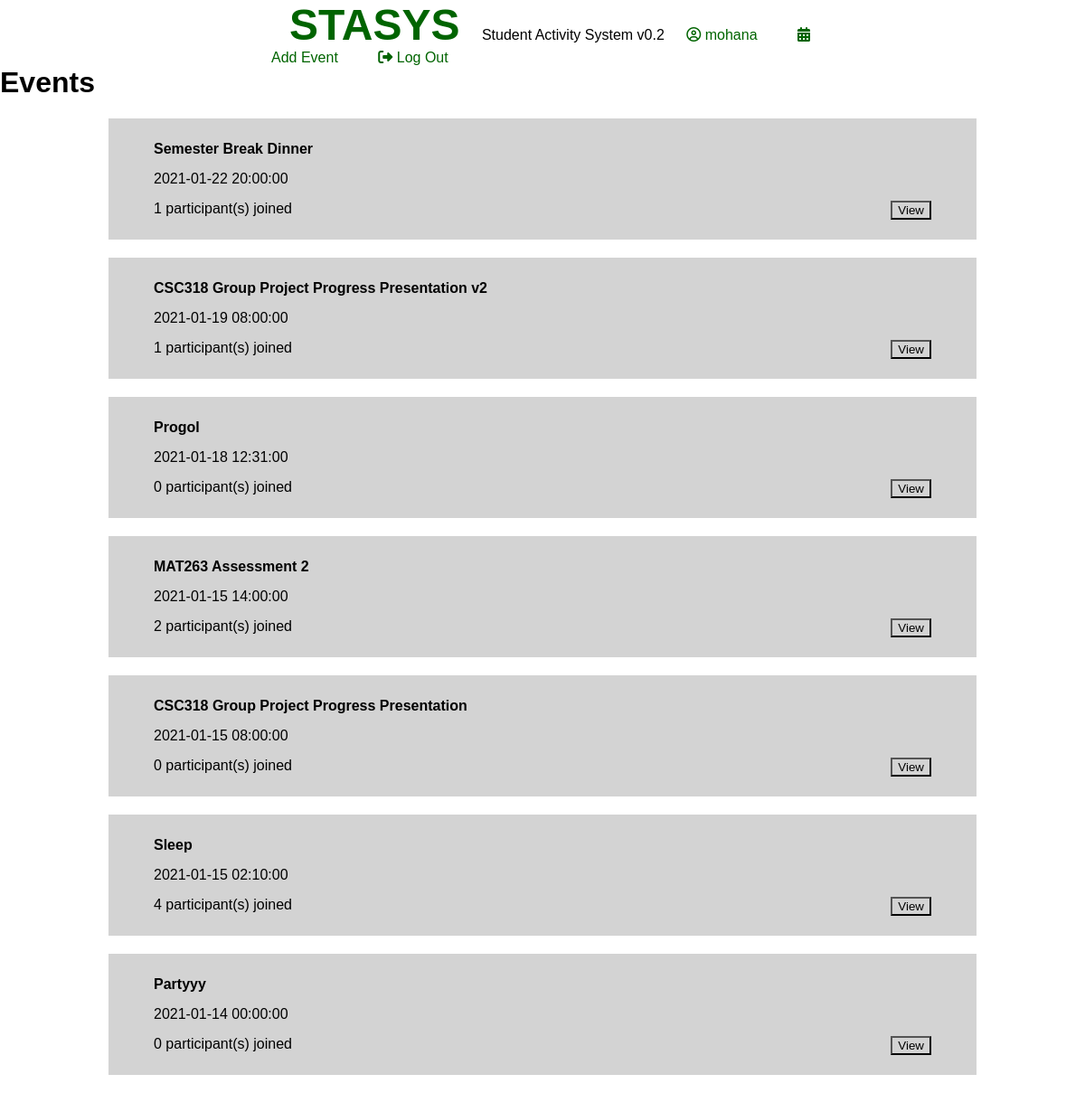
Page /home.php (signed in) on the committed database.
### tables this page shows
CREATE TABLE `user` (
  `id` int(5) NOT NULL,
  `un` varchar(50) NOT NULL,
  `pw` varchar(50) NOT NULL,
  `mat_id` varchar(10) NOT NULL,
  `name` varchar(50) NOT NULL,
  `prog` varchar(10) NOT NULL,
  `part` int(2) NOT NULL,
  `created` timestamp NULL DEFAULT current_timestamp(),
  `access_lvl` int(1) NOT NULL DEFAULT 3
);

CREATE TABLE `event` (
  `id` int(5) NOT NULL,
  `title` varchar(100) NOT NULL,
  `description` varchar(255) NOT NULL,
  `date_time` datetime NOT NULL,
  `location` varchar(100) NOT NULL,
  `quota` int(5) NOT NULL,
  `u_id` int(5) NOT NULL,
  `created` timestamp NULL DEFAULT current_timestamp()
);

### home.php (the view, shortened to what this page needs)
<?php
	include("config.php");
	$query_user = $conn->query("SELECT * FROM user WHERE id ='".$_SESSION['id']."'");
	$rowuser = $query_user->fetch_assoc();
?>
<html>
	<head>
		<link rel="stylesheet" type="text/css" href="./styles.css"/>
	</head>
	<body>
		<nav class="align-center">
			<a class="title" href="home.php">STASYS</a>
			Student Activity System v0.2
			<a href="user.php"><i class="fa fa-user-circle-o" aria-hidden="true"></i> <?php echo $rowuser['un']; ?></a>
			<a href="event_add.php"><i class="fa fa-calendar" aria-hidden="true"></i> Add Event</a>
			<a href="logout.php"><i class="fa fa-sign-out" aria-hidden="true"></i> Log Out</a>
		</nav>
		<div class="box-base">
			<h1>Events</h1>
			<?php $result = mysqli_query($conn, "SELECT * FROM event ORDER BY date_time DESC");
			while($rows=mysqli_fetch_array($result)){
			$count = mysqli_fetch_assoc(mysqli_query($conn, "SELECT COUNT(u_id) as count FROM participation WHERE e_id = ".$rows['id']."")); ?>
	<div class="box-event">
				<div class="text"><b><?php echo $rows['title']; ?></b></div>
				<div class="text"><?php echo $rows['date_time']; ?></div>
				<div class="text"><?php echo $count['count'].' participant(s) joined'; ?><a href="event.php?no=<?php echo $rows['id']; ?>"><input type="button" value="View"/></a></div>
			</div>
		<?php } ?>
</div>
	</body>
</html>

### styles.css (style rules this page uses)
* { background-color: #ffffff00; box-sizing: border-box; font-family: 'Arial'; margin-left: 0; margin-right: 0; margin-top: 0; scroll-behavior: smooth; }
nav a { color: darkgreen; margin: 0 20px; text-decoration: none; }
.align-center { width: 50%; margin: auto; }
.box-base { padding: 0; margin: 0 auto 0 auto; width: 1200px; }
.box-event { background-color: lightgray; padding: 10px 0; margin: 20px auto; max-width: 960px; }
.text { margin: 15px 50px; }
.text a input { float: right; }
.title { font-size: 48px; font-weight: bold; }

### rows in the picture
user: un "mohana"
event: title "Semester Break Dinner", date_time "2021-01-22 20:00:00", count "1"
event: title "CSC318 Group Project Progress Presentation v2", date_time "2021-01-19 08:00:00", count "1"
event: title "Progol", date_time "2021-01-18 12:31:00", count "0"
event: title "MAT263 Assessment 2", date_time "2021-01-15 14:00:00", count "2"
event: title "CSC318 Group Project Progress Presentation", date_time "2021-01-15 08:00:00", count "0"
event: title "Sleep", date_time "2021-01-15 02:10:00", count "4"
event: title "Partyyy", date_time "2021-01-14 00:00:00", count "0"
